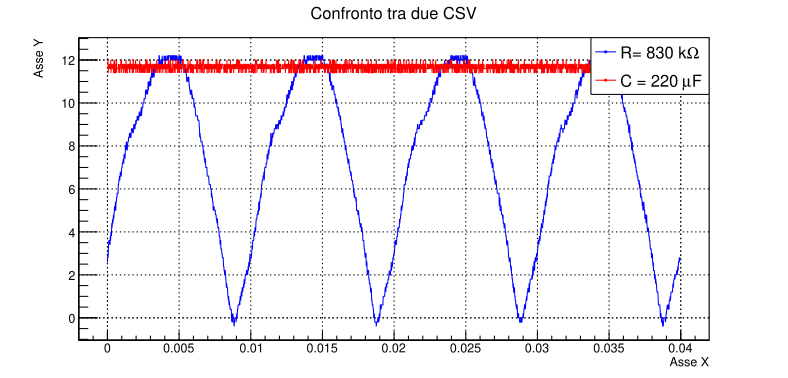

Here is the Python script that generated this plot:
import ROOT
import pandas as pd
from array import array
import numpy as np
import math

# 1. Leggi il CSV specificando il separatore
df = pd.read_csv("/Users/alessiobrusini/Desktop/LABORATORIO-DI-ELETTROMAGNETISMO/relazioni/esperienza_esame/codici/file_csv/WaveData5911.csv", sep=",", comment='#')
df1 = pd.read_csv("/Users/alessiobrusini/Desktop/LABORATORIO-DI-ELETTROMAGNETISMO/relazioni/esperienza_esame/codici/file_csv/WaveData5910.csv", sep=",", comment='#')
n_soglia_inf = 0
n_soglia_sup = 2000
R_in= 830000
C_in = 0.00022

# valori buoni 626, 2535 

# Estrai i dati come array NumPy
t_np = df.iloc[n_soglia_inf:n_soglia_sup, 0].to_numpy(dtype=float)
V_np = df.iloc[n_soglia_inf:n_soglia_sup, 1].to_numpy(dtype=float)
# Estrai i dati come array NumPy
t_np1 = df1.iloc[n_soglia_inf+125:n_soglia_sup+2000, 0].to_numpy(dtype=float)
V_np1 = df1.iloc[n_soglia_inf+125:n_soglia_sup+2000, 1].to_numpy(dtype=float)


# --- APPLICAZIONE VETTORIZZATA (PIÙ VELOCE) ---
V_np += 0 # Aggiunge 6.240 a tutti gli elementi di V_np
V_np = V_np # Riscalo tutto perchè abbiamo preso dati sbagliati
t_np -= t_np[0] # Normalizzo t sottraendo primo elemento
# ---------------------------------------------
# --- APPLICAZIONE VETTORIZZATA (PIÙ VELOCE) ---
V_np1 += 0 # Aggiunge 6.240 a tutti gli elementi di V_np
V_np1 = V_np1 # Riscalo tutto perchè abbiamo preso dati sbagliati
t_np1 -= t_np1[0] # Normalizzo t sottraendo primo elemento






#c2 = ROOT.TCanvas("c2", "t vs ln(V)", 800, 600)
g = ROOT.TGraphErrors(len(t_np), t_np, V_np)
g2= ROOT.TGraphErrors(len(t_np1), t_np1, V_np1)
# 6. Crea il Canvas e Dividilo
# Un canvas più largo è utile per due grafici affiancati (es. 1200x600)
c = ROOT.TCanvas("c", "Grafico Lineare e Semilogaritmico", 1200, 600)

ROOT.gPad.SetGrid() #comando per comparire griglia 

# Imposta il titolo per il grafico lineare
g.SetTitle("Scala Lineare;t [s];V [V]")
g.SetMarkerStyle(21)
g.SetMarkerColor(ROOT.kBlue)
g.SetLineColor(ROOT.kBlue)
g.SetMarkerSize(0.5)

g2.SetTitle("Scala Lineare;t [s];V [V]")
g2.SetMarkerStyle(21)
g2.SetMarkerColor(ROOT.kRed)
g2.SetLineColor(ROOT.kRed)
g2.SetMarkerSize(0.5)

# 4. Usiamo TMultiGraph per sovrapporli
mg = ROOT.TMultiGraph()
mg.SetTitle("Confronto tra due CSV;Asse X;Asse Y") # Titolo globale;X;Y

    # Aggiungiamo i grafici al contenitore
    # "LP" significa disegna Linea e Punti per quel grafico
mg.Add(g, "L")
mg.Add(g2, "L")
    # 5. Disegniamo il tutto
    # "A" disegna gli assi attorno a tutti i grafici contenuti
mg.Draw("A") 
    
# 6. Aggiungiamo la legenda (fondamentale per capire chi è chi)
leg = ROOT.TLegend(0.75, 0.75, 0.9, 0.9) # Coordinate x1, y1, x2, y2
leg.AddEntry(g, "R= 830 k#Omega", "lp")
leg.AddEntry(g2, "C = 220 #muF", "lp")
leg.Draw()
    # Manteniamo la finestra aperta (necessario se esegui da script)
c.Update()
print("V_medio_maggiore =", np.mean(V_np1))
print("V_ripple_maggiore =", (np.max(V_np1)-np.min(V_np1)))
print("fattore di Ripple =", (np.max(V_np1)-np.min(V_np1))/np.mean(V_np1))

c.SaveAs("ponte_3.pdf")
